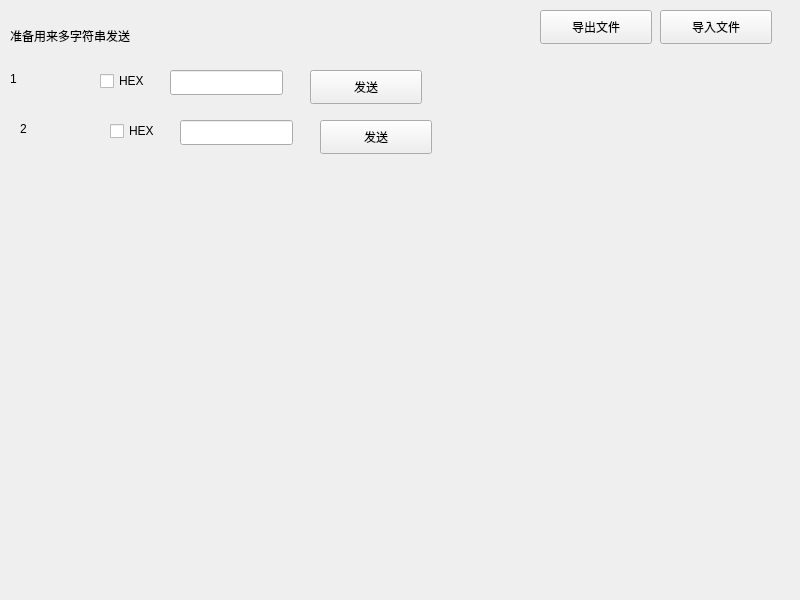
<?xml version="1.0" encoding="UTF-8"?>
<ui version="4.0">
 <class>SecondWindow</class>
 <widget class="QWidget" name="SecondWindow">
  <property name="geometry">
   <rect>
    <x>0</x>
    <y>0</y>
    <width>800</width>
    <height>600</height>
   </rect>
  </property>
  <property name="sizePolicy">
   <sizepolicy hsizetype="Preferred" vsizetype="Preferred">
    <horstretch>0</horstretch>
    <verstretch>0</verstretch>
   </sizepolicy>
  </property>
  <property name="minimumSize">
   <size>
    <width>1</width>
    <height>1</height>
   </size>
  </property>
  <property name="baseSize">
   <size>
    <width>0</width>
    <height>0</height>
   </size>
  </property>
  <property name="windowTitle">
   <string>多字符串发送</string>
  </property>
  <widget class="QLabel" name="label">
   <property name="geometry">
    <rect>
     <x>10</x>
     <y>10</y>
     <width>211</width>
     <height>51</height>
    </rect>
   </property>
   <property name="text">
    <string>准备用来多字符串发送</string>
   </property>
  </widget>
  <widget class="QLabel" name="label_2">
   <property name="geometry">
    <rect>
     <x>10</x>
     <y>70</y>
     <width>81</width>
     <height>18</height>
    </rect>
   </property>
   <property name="text">
    <string>1</string>
   </property>
  </widget>
  <widget class="QCheckBox" name="checkBox">
   <property name="geometry">
    <rect>
     <x>100</x>
     <y>70</y>
     <width>105</width>
     <height>22</height>
    </rect>
   </property>
   <property name="text">
    <string>HEX</string>
   </property>
  </widget>
  <widget class="QLineEdit" name="lineEdit">
   <property name="geometry">
    <rect>
     <x>170</x>
     <y>70</y>
     <width>113</width>
     <height>25</height>
    </rect>
   </property>
  </widget>
  <widget class="QPushButton" name="pushButton">
   <property name="geometry">
    <rect>
     <x>310</x>
     <y>70</y>
     <width>112</width>
     <height>34</height>
    </rect>
   </property>
   <property name="text">
    <string>发送</string>
   </property>
  </widget>
  <widget class="QPushButton" name="pushButton_2">
   <property name="geometry">
    <rect>
     <x>540</x>
     <y>10</y>
     <width>112</width>
     <height>34</height>
    </rect>
   </property>
   <property name="text">
    <string>导出文件</string>
   </property>
  </widget>
  <widget class="QPushButton" name="pushButton_3">
   <property name="geometry">
    <rect>
     <x>660</x>
     <y>10</y>
     <width>112</width>
     <height>34</height>
    </rect>
   </property>
   <property name="text">
    <string>导入文件</string>
   </property>
  </widget>
  <widget class="QLineEdit" name="lineEdit_2">
   <property name="geometry">
    <rect>
     <x>180</x>
     <y>120</y>
     <width>113</width>
     <height>25</height>
    </rect>
   </property>
  </widget>
  <widget class="QCheckBox" name="checkBox_2">
   <property name="geometry">
    <rect>
     <x>110</x>
     <y>120</y>
     <width>105</width>
     <height>22</height>
    </rect>
   </property>
   <property name="text">
    <string>HEX</string>
   </property>
  </widget>
  <widget class="QPushButton" name="pushButton_4">
   <property name="geometry">
    <rect>
     <x>320</x>
     <y>120</y>
     <width>112</width>
     <height>34</height>
    </rect>
   </property>
   <property name="text">
    <string>发送</string>
   </property>
  </widget>
  <widget class="QLabel" name="label_3">
   <property name="geometry">
    <rect>
     <x>20</x>
     <y>120</y>
     <width>81</width>
     <height>18</height>
    </rect>
   </property>
   <property name="text">
    <string>2</string>
   </property>
  </widget>
 </widget>
 <resources/>
 <connections/>
</ui>
